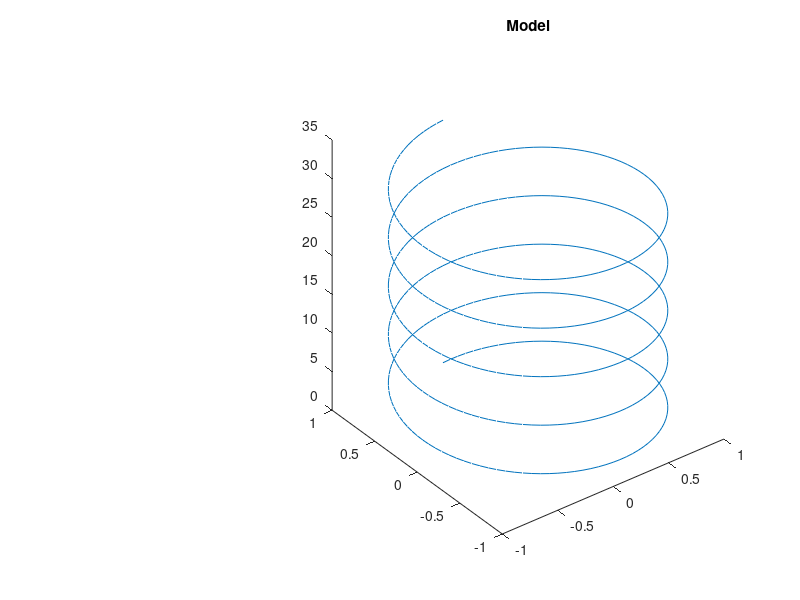

The MATLAB script that drew this image: (Note: this script raises an error after producing the figure.)
close all
num_rows = 20;

figure % http://www.mathworks.com/help/matlab/examples/displaying-multiple-plots-in-a-single-figure.html

subplot(num_rows, num_rows, [(num_rows-(0.6*num_rows)) (num_rows*num_rows)])
t = 0:pi/50:10*pi;
st = sin(t);
ct = cos(t);
plot3(st,ct,t) % http://www.mathworks.com/help/matlab/ref/plot3.html
title('Model')
ax = gca; % http://www.mathworks.com/help/matlab/ref/gca.html
ax.Box = 'on';
set(gca, 'XTick', []);
set(gca, 'YTick', []);
set(gca, 'ZTick', []);

subplot(num_rows,num_rows,[(0.25*num_rows) (2+num_rows)] )
E = 0;
N = 0;
r=1;
color=[0 1 0];
t=linspace(0,2*pi);
fill(E+r*cos(t),N+r*sin(t),color); % this creates a filled circle centered at (E,N)
axis square
ax = gca; % http://www.mathworks.com/help/matlab/ref/gca.html
ax.Color = 'none'; % http://www.mathworks.com/help/matlab/ref/axes-properties.html
ax.XColor = 'none';
ax.YColor = 'none';

subplot(num_rows, num_rows, [ (1 + 4*num_rows) ((num_rows*num_rows)-(0.7*num_rows)) ])
x = 0:pi/100:2*pi;
y = sin(x);
plot(x,y)
ax = gca; % http://www.mathworks.com/help/matlab/ref/gca.html
ax.XColor = 'none';
ylim([0 2.5])